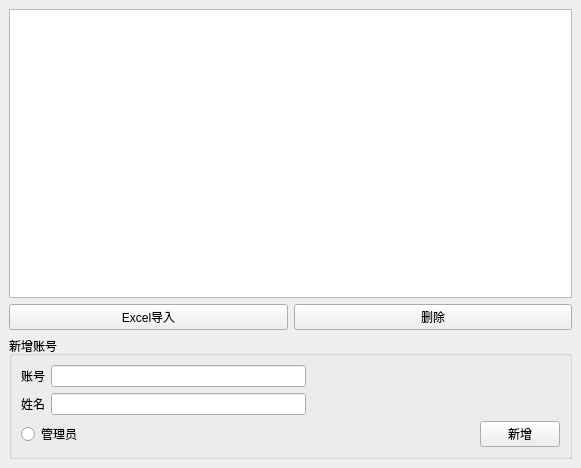
<?xml version="1.0" encoding="UTF-8"?>
<ui version="4.0">
 <class>UserManage</class>
 <widget class="QMainWindow" name="UserManage">
  <property name="geometry">
   <rect>
    <x>0</x>
    <y>0</y>
    <width>581</width>
    <height>468</height>
   </rect>
  </property>
  <property name="windowTitle">
   <string>MainWindow</string>
  </property>
  <widget class="QWidget" name="centralwidget">
   <layout class="QGridLayout" name="gridLayout">
    <item row="0" column="0" colspan="2">
     <widget class="QListWidget" name="listWidget"/>
    </item>
    <item row="6" column="0" colspan="2">
     <widget class="QGroupBox" name="groupBox">
      <property name="title">
       <string>新增账号</string>
      </property>
      <layout class="QVBoxLayout" name="verticalLayout">
       <item>
        <layout class="QHBoxLayout" name="horizontalLayout_3">
         <item>
          <widget class="QLabel" name="label_4">
           <property name="text">
            <string>账号</string>
           </property>
          </widget>
         </item>
         <item>
          <widget class="QLineEdit" name="lineEdit_2"/>
         </item>
         <item>
          <spacer name="horizontalSpacer">
           <property name="orientation">
            <enum>Qt::Horizontal</enum>
           </property>
           <property name="sizeHint" stdset="0">
            <size>
             <width>40</width>
             <height>20</height>
            </size>
           </property>
          </spacer>
         </item>
        </layout>
       </item>
       <item>
        <layout class="QHBoxLayout" name="horizontalLayout_2">
         <item>
          <widget class="QLabel" name="label_3">
           <property name="text">
            <string>姓名</string>
           </property>
          </widget>
         </item>
         <item>
          <widget class="QLineEdit" name="lineEdit"/>
         </item>
         <item>
          <spacer name="horizontalSpacer_2">
           <property name="orientation">
            <enum>Qt::Horizontal</enum>
           </property>
           <property name="sizeHint" stdset="0">
            <size>
             <width>40</width>
             <height>20</height>
            </size>
           </property>
          </spacer>
         </item>
        </layout>
       </item>
       <item>
        <layout class="QHBoxLayout" name="horizontalLayout_4">
         <item>
          <widget class="QRadioButton" name="radioButton">
           <property name="text">
            <string>管理员</string>
           </property>
          </widget>
         </item>
         <item>
          <spacer name="horizontalSpacer_3">
           <property name="orientation">
            <enum>Qt::Horizontal</enum>
           </property>
           <property name="sizeHint" stdset="0">
            <size>
             <width>40</width>
             <height>20</height>
            </size>
           </property>
          </spacer>
         </item>
         <item>
          <widget class="QPushButton" name="pushButton_2">
           <property name="text">
            <string>新增</string>
           </property>
          </widget>
         </item>
        </layout>
       </item>
      </layout>
     </widget>
    </item>
    <item row="3" column="0" colspan="2">
     <layout class="QHBoxLayout" name="horizontalLayout">
      <item>
       <widget class="QPushButton" name="pushButton_3">
        <property name="text">
         <string>Excel导入</string>
        </property>
       </widget>
      </item>
      <item>
       <widget class="QPushButton" name="pushButton">
        <property name="text">
         <string>删除</string>
        </property>
       </widget>
      </item>
     </layout>
    </item>
   </layout>
  </widget>
 </widget>
 <resources/>
 <connections/>
</ui>
